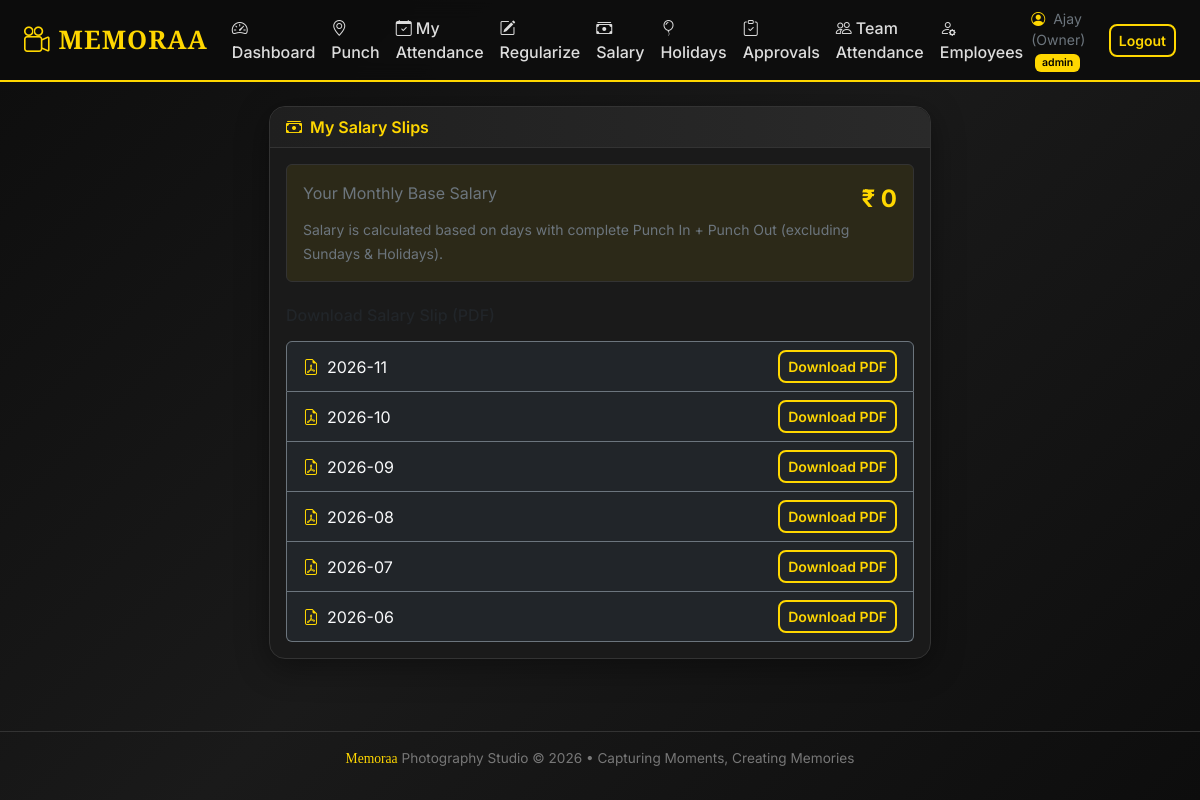
The page /salary (signed in) on the database its author committed.
### models.py (models this page shows, shortened)
class User(UserMixin, db.Model):
    __tablename__ = 'users'
    id = db.Column(db.Integer, primary_key=True)
    emp_id = db.Column(db.String(20), unique=True, nullable=False)  # e.g. EMP001 or mobile for admin
    name = db.Column(db.String(100), nullable=False)
    mobile = db.Column(db.String(15), unique=True, nullable=False)
    password_hash = db.Column(db.String(256), nullable=False)
    role = db.Column(db.String(20), nullable=False, default='employee')  # admin, manager, employee
    manager_id = db.Column(db.Integer, db.ForeignKey('users.id'), nullable=True)
    monthly_salary = db.Column(db.Float, default=0.0)  # Base monthly salary
    is_active = db.Column(db.Boolean, default=True)
    created_at = db.Column(db.DateTime, default=datetime.utcnow)
    manager = db.relationship('User', remote_side=[id], backref='team_members')
    attendances = db.relationship('Attendance', backref='employee', lazy='dynamic')
    regularization_requests = db.relationship('RegularizationRequest',
                                               foreign_keys='RegularizationRequest.user_id',
                                               backref='employee', lazy='dynamic')
    def is_admin(self):
        return self.role == 'admin'
    def is_manager(self):
        return self.role in ('admin', 'manager')

### app.py (the view)
@app.route('/salary')
@login_required
def salary():
    months = []
    today = date.today()
    for i in range(6):
        d = today - timedelta(days=30*i)
        months.append(d.strftime('%Y-%m'))
    return render_template('salary.html', months=months, salary=current_user.monthly_salary)

### app.py (called while the page is built)
@login_manager.user_loader
def load_user(user_id):
    return User.query.get(int(user_id))

### templates/salary.html (shortened to what this page needs)
{% extends "base.html" %}
{% block content %}
<div class="row justify-content-center">
    <div class="col-lg-7">
        <div class="card">
            <div class="card-header"><i class="bi bi-cash-stack me-2"></i>My Salary Slips</div>
            <div class="card-body">
                <div class="mb-4 p-3 rounded" style="background:rgba(255,215,0,0.08);border:1px solid #333;">
                    <div class="d-flex justify-content-between">
                        <span class="text-secondary">Your Monthly Base Salary</span>
                        <span class="gold-text fs-4 fw-bold">₹ {{ '{:,.0f}'.format(salary) }}</span>
                    </div>
                    <small class="text-secondary">Salary is calculated based on days with complete Punch In + Punch Out (excluding Sundays & Holidays).</small>
                </div>
                <h6 class="mb-3">Download Salary Slip (PDF)</h6>
                <div class="list-group">
                    {% for m in months %}
                    <a href="{{ url_for('salary_slip', month=m) }}" class="list-group-item list-group-item-action bg-dark text-light border-secondary d-flex justify-content-between align-items-center">
                        <span><i class="bi bi-file-earmark-pdf gold-text me-2"></i>{{ m }}</span>
                        <span class="btn btn-sm btn-outline-gold">Download PDF</span>
                    </a>
                    {% endfor %}
                </div>
            </div>
        </div>
    </div>
</div>
{% endblock %}

### templates/base.html (shortened to what this page needs)
<!DOCTYPE html>
<html lang="en">
<head>
    <link href="https://cdn.jsdelivr.net/npm/bootstrap@5.3.3/dist/css/bootstrap.min.css" rel="stylesheet">
    <link href="https://cdn.jsdelivr.net/npm/bootstrap-icons@1.11.3/font/bootstrap-icons.min.css" rel="stylesheet">
</head>
<body>
    {% if current_user.is_authenticated %}
    <nav class="navbar navbar-expand-lg sticky-top">
        <div class="container-fluid px-4">
            <a class="navbar-brand" href="{{ url_for('dashboard') }}">
                <i class="bi bi-camera-reels me-2"></i>MEMORAA
            </a>
            <div class="collapse navbar-collapse" id="navMenu">
                <ul class="navbar-nav me-auto mb-2 mb-lg-0">
                    <li class="nav-item"><a class="nav-link" href="{{ url_for('dashboard') }}"><i class="bi bi-speedometer2 me-1"></i>Dashboard</a></li>
                    <li class="nav-item"><a class="nav-link" href="{{ url_for('punch') }}"><i class="bi bi-geo-alt me-1"></i>Punch</a></li>
                    <li class="nav-item"><a class="nav-link" href="{{ url_for('attendance_history') }}"><i class="bi bi-calendar-check me-1"></i>My Attendance</a></li>
                    <li class="nav-item"><a class="nav-link" href="{{ url_for('regularize') }}"><i class="bi bi-pencil-square me-1"></i>Regularize</a></li>
                    <li class="nav-item"><a class="nav-link" href="{{ url_for('salary') }}"><i class="bi bi-cash-stack me-1"></i>Salary</a></li>
                    <li class="nav-item"><a class="nav-link" href="{{ url_for('holidays') }}"><i class="bi bi-balloon me-1"></i>Holidays</a></li>
                    {% if current_user.is_manager() %}
                    <li class="nav-item"><a class="nav-link" href="{{ url_for('manager_requests') }}"><i class="bi bi-clipboard-check me-1"></i>Approvals</a></li>
                    <li class="nav-item"><a class="nav-link" href="{{ url_for('admin_attendance') }}"><i class="bi bi-people me-1"></i>Team Attendance</a></li>
                    {% endif %}
                    {% if current_user.is_admin() %}
                    <li class="nav-item"><a class="nav-link" href="{{ url_for('employees') }}"><i class="bi bi-person-gear me-1"></i>Employees</a></li>
                    {% endif %}
                </ul>
                <div class="d-flex align-items-center gap-3">
                    <span class="text-secondary small">
                        <i class="bi bi-person-circle me-1 gold-text"></i>
                        {{ current_user.name }}
                        <span class="badge badge-gold ms-1">{{ current_user.role }}</span>
                    </span>
                    <a href="{{ url_for('logout') }}" class="btn btn-outline-gold btn-sm">Logout</a>
                </div>
            </div>
        </div>
    </nav>
    {% endif %}
    <main class="container-fluid px-4 py-4">
        {% block content %}{% endblock %}
    </main>
    <footer class="footer text-center py-3 mt-5">
        <div class="container">
            <span class="brand-font gold-text">Memoraa</span> Photography Studio &copy; 2026 • Capturing Moments, Creating Memories
        </div>
    </footer>
</body>
</html>

### templates/base.html (style rules this page uses)
:root { --gold: #FFD700; --gold-dark: #E6C200; --black: #0d0d0d; --dark: #1a1a1a; --gray: #2a2a2a; --light-gold: #FFF8DC; }
body { font-family: 'Inter', sans-serif; background: linear-gradient(135deg, #0d0d0d 0%, #1a1a1a 50%, #0d0d0d 100%); min-height: 100vh; color: #f0f0f0; }
.brand-font { font-family: 'Playfair Display', serif; }
.navbar { background: rgba(13,13,13,0.95) !important; border-bottom: 2px solid var(--gold); backdrop-filter: blur(10px); }
.navbar-brand { font-family: 'Playfair Display', serif; font-weight: 700; color: var(--gold) !important; font-size: 1.6rem; letter-spacing: 1px; }
.nav-link { color: #ddd !important; font-weight: 500; transition: all 0.2s; }
.btn-outline-gold { border: 2px solid var(--gold); color: var(--gold); font-weight: 600; border-radius: 8px; background: transparent; }
.card { background: var(--dark); border: 1px solid #333; border-radius: 16px; box-shadow: 0 8px 32px rgba(0,0,0,0.4); }
.card-header { background: linear-gradient(90deg, #1f1f1f, #2a2a2a); border-bottom: 1px solid #333; color: var(--gold); font-weight: 600; border-radius: 16px 16px 0 0 !important; }
.badge-gold { background: var(--gold); color: #000; font-weight: 600; }
.footer { border-top: 1px solid #333; color: #777; font-size: 0.85rem; }
.gold-text { color: var(--gold) !important; }

### rows shown on the page
User: name "Ajay (Owner)", role "admin", monthly_salary "0"

### other values the page prints
{{ m }} "2026-11" "2026-10" "2026-09" "2026-08" "2026-07" "2026-06"
